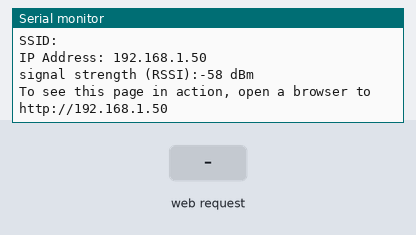
Recording of a sketch running on a simulated Arduino MKR. Shown: the last lines printed to the serial monitor. The test bench sets the inputs (shaded band). WiFi joins after 1.5 s; servers stay silent unless stated; random numbers use the default seed unless the sketch sets one.

Above: at 12.7 s.
12.8 s: HTTP request GET /XYZ received
At 13.4 s:
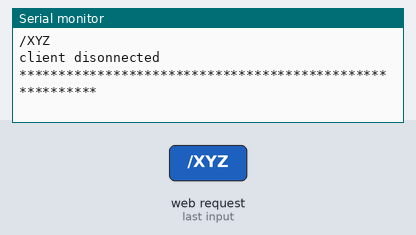
14.3 s: HTTP request GET /X received
At 15.5 s:
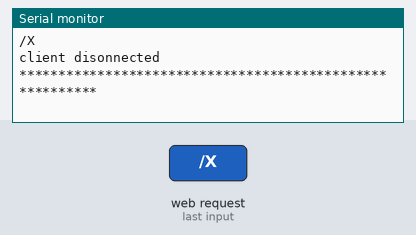
15.8 s: HTTP request GET /Y received
At 16.9 s:
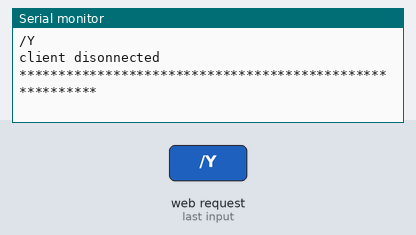
17.3 s: HTTP request GET /Z received
At 18.0 s:
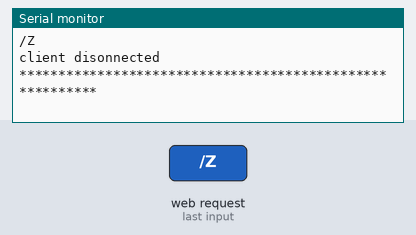

The sketch:

WebServer_On_MKR1000_Ajax.ino
```cpp
/*
  An Arduino code to provide a generic basic web server that produces a
  webpage that displays values of some 3 exemplary variables called X,Y,Z.
  It allows AJAX CORS. To use it:
  1- Enter the SSID and PWD below for your network.
  2- Upload to the MKR1000.
  3- Find the IP of this MKR1000 via the Serial Monitor. If the
     WiFi connection is successful the IP should be printed in
     the Serial Monitor in few seconds.
  4- Go to a browser on a computer on the same network, and enter any of these
     URLs (REST style):
     http://MKR1000IPAddress/XYZ
     http://MKR1000IPAddress/X
     http://MKR1000IPAddress/Y
     http://MKR1000IPAddress/Z
  One can change the server to accept different URLs and serve other variables
  and different web pages. The variables would be measurements from the Arduino
  sensors.
  S.M.
 */
#include <SPI.h>
#include <WiFi101.h>

char ssid[] = "";//  your network SSID (name)
char pass[] = "";// your network password
int keyIndex = 0;                 // your network key Index number (needed only for WEP)

int status = WL_IDLE_STATUS;
WiFiServer server(80);
String HTTPResponseHeaders = "";//Assuming all responses will use the same headers

void setup() {
  Serial.begin(9600);      // initialize serial communication

  // check for the presence of the shield:
  if (WiFi.status() == WL_NO_SHIELD) {
    Serial.println("WiFi shield not present");
    while (true);       // don't continue
  }

  // attempt to connect to WiFi network:
  while ( status != WL_CONNECTED) {
    Serial.print("Attempting to connect to Network named: ");
    Serial.println(ssid);                   // print the network name (SSID);

    // Connect to WPA/WPA2 network. Change this line if using open or WEP network:
    status = WiFi.begin(ssid, pass);
    // wait 10 seconds for connection:
    delay(10000);
  }
  server.begin();                           // start the web server on port 80
  printWiFiStatus();                        // you're connected now, so print out the

  /* HTTP headers always start with a response code (e.g. HTTP/1.1 200 OK)
     and a content-type so the client knows what's coming, then a blank line: */
  HTTPResponseHeaders += "HTTP/1.1 200 OK\n";
  HTTPResponseHeaders += "Access-Control-Allow-Origin: *\n";    //This is needed for AJAX CORS
  HTTPResponseHeaders += "Access-Control-Allow-Methods: GET\n"; //This is needed for AJAX CORS
  HTTPResponseHeaders += "Content-type:text/html\n";
  HTTPResponseHeaders += "\n";
}

void loop() {
  WiFiClient client = server.available();   // listen for incoming clients

  if (client) {                             // if you get a client,
    Serial.println("new client");           // print a message out the serial port
    String currentLine  = "";                // make a String to hold incoming data from the client
    String HTTPRequest  = "";
    String HTTPResponse = HTTPResponseHeaders + "";

    boolean XYZRequested = false;

    /*This loop is meant to read the full HTTP request. Note the end of a request is marked by two \n */
    /* client.connected() is true as long as the client is connected OR disconnected but still
       some data is in the stream WiFiClient inherits from Stream */
    while (client.connected()) {            // loop while the client's connected
      if (client.available()) {             // if there's bytes to read from the client,
        char c = client.read();             // read a byte, then
        HTTPRequest += c;
        //Serial.write(c);                    // print it out the serial monitor
        /* Check if we hit the end of the request */
        if(HTTPRequest.endsWith("\r\n\r\n")) {//This is the end of HTTPRequests
          break; //We have received the whole request
        }
      }
    }

    /* Now process the request and send the corresponding response
       Structure of the request  GET /XYZ HTTP/1.1
                                 Host: 172.20.10.11 ...
    */
    int slashidx   = HTTPRequest.indexOf("/"); //Locate the /...
    int HTTPidx    = HTTPRequest.indexOf("HTTP/"); //Locate HTTP
    String command = HTTPRequest.substring(slashidx,HTTPidx); //GET
    command.trim();//Remove extra spaces

    Serial.println("**************** Recvd HTTP Request ********************");
    Serial.println(HTTPRequest);
    Serial.println("**************** Resource requested ********************");
    Serial.println(command);

    HTTPResponse += ("<h2 style=\"color:green\">" + String("Command:") + command + "</h2> </br>\n");

    if(command == "/XYZ") {
       HTTPResponse += "X=" + String(random(0,10)) + " ";
       HTTPResponse += "Y=" + String(random(0,10)) + " ";
       HTTPResponse += "Z=" + String(random(0,10)) + " ";
    } else if (command == "/X"){
       HTTPResponse += "X=" + String(random(0,10)) + " ";
    } else if (command == "/Y") {
       HTTPResponse += "Y=" + String(random(0,10)) + " ";
    } else if (command == "/Z") {
       HTTPResponse += "Z=" + String(random(0,10)) + " ";
    } else {
       HTTPResponse +=   "<h1 style=\"color:red\">" + String("Wrong request. Please use </br>" ) +
                          "http://MKR1000IPAddress/XYZ </br> or </br>" +
                          String("http://MKR1000IPAddress/X </br> or </br>")  + " ... </h1>";
    }
    //Send the HTTPResponse to the client
    client.println(HTTPResponse);
    //Request-Response transaction done, close the connection:
    client.stop();
    Serial.println("client disonnected");
    Serial.println("*********************************************************");
  }
}

void printWiFiStatus() {
  // print the SSID of the network you're attached to:
  Serial.print("SSID: ");
  Serial.println(WiFi.SSID());

  // print your WiFi shield's IP address:
  IPAddress ip = WiFi.localIP();
  Serial.print("IP Address: ");
  Serial.println(ip);

  // print the received signal strength:
  long rssi = WiFi.RSSI();
  Serial.print("signal strength (RSSI):");
  Serial.print(rssi);
  Serial.println(" dBm");
  // print where to go in a browser:
  Serial.print("To see this page in action, open a browser to http://");
  Serial.println(ip);
}
```

Measured:
- after the input at 12.8 s, the serial monitor: prints a new line at once (image 1)
- after the input at 14.3 s, the serial monitor: prints a new line at once (image 2)
- after the input at 15.8 s, the serial monitor: prints a new line at once (image 3)
- after the input at 17.3 s, the serial monitor: prints a new line at once (image 4)
